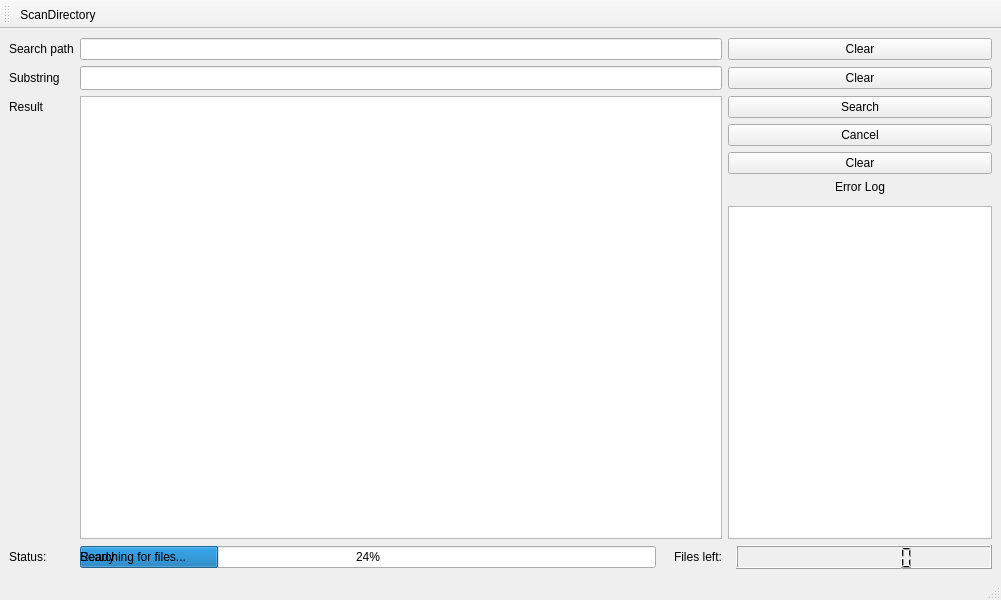
<?xml version="1.0" encoding="UTF-8"?>
<ui version="4.0">
 <class>main_window</class>
 <widget class="QMainWindow" name="main_window">
  <property name="geometry">
   <rect>
    <x>0</x>
    <y>0</y>
    <width>1001</width>
    <height>600</height>
   </rect>
  </property>
  <property name="sizePolicy">
   <sizepolicy hsizetype="Fixed" vsizetype="Fixed">
    <horstretch>0</horstretch>
    <verstretch>0</verstretch>
   </sizepolicy>
  </property>
  <property name="minimumSize">
   <size>
    <width>0</width>
    <height>0</height>
   </size>
  </property>
  <property name="windowTitle">
   <string>Grep</string>
  </property>
  <widget class="QWidget" name="centralwidget">
   <layout class="QGridLayout" name="gridLayout">
    <item row="10" column="4" alignment="Qt::AlignRight">
     <widget class="QLabel" name="fleftLabel">
      <property name="text">
       <string>Files left:</string>
      </property>
     </widget>
    </item>
    <item row="10" column="5" alignment="Qt::AlignRight">
     <widget class="QLCDNumber" name="poolLoadN">
      <property name="minimumSize">
       <size>
        <width>256</width>
        <height>24</height>
       </size>
      </property>
      <property name="digitCount">
       <number>8</number>
      </property>
     </widget>
    </item>
    <item row="10" column="1">
     <widget class="QProgressBar" name="progressBar">
      <property name="value">
       <number>24</number>
      </property>
     </widget>
    </item>
    <item row="3" column="5">
     <widget class="QPushButton" name="cancelButton">
      <property name="text">
       <string>Cancel</string>
      </property>
     </widget>
    </item>
    <item row="1" column="0" alignment="Qt::AlignLeft">
     <widget class="QLabel" name="label_2">
      <property name="text">
       <string>Substring</string>
      </property>
     </widget>
    </item>
    <item row="5" column="5" alignment="Qt::AlignHCenter">
     <widget class="QLabel" name="label_3">
      <property name="text">
       <string>Error Log</string>
      </property>
     </widget>
    </item>
    <item row="1" column="5">
     <widget class="QPushButton" name="substringClearButton">
      <property name="text">
       <string>Clear</string>
      </property>
     </widget>
    </item>
    <item row="2" column="0" alignment="Qt::AlignLeft">
     <widget class="QLabel" name="label_6">
      <property name="text">
       <string>Result</string>
      </property>
     </widget>
    </item>
    <item row="10" column="1">
     <widget class="QLabel" name="readyLabel">
      <property name="text">
       <string>Ready</string>
      </property>
     </widget>
    </item>
    <item row="10" column="0" alignment="Qt::AlignLeft">
     <widget class="QLabel" name="statusLabel">
      <property name="text">
       <string>Status:</string>
      </property>
     </widget>
    </item>
    <item row="0" column="1" colspan="4">
     <widget class="QLineEdit" name="searchlineEdit"/>
    </item>
    <item row="1" column="1" colspan="4">
     <widget class="QLineEdit" name="substringLineEdit">
      <property name="minimumSize">
       <size>
        <width>642</width>
        <height>24</height>
       </size>
      </property>
     </widget>
    </item>
    <item row="2" column="1" rowspan="6" colspan="4">
     <widget class="QTextBrowser" name="resultTextBrowser"/>
    </item>
    <item row="0" column="5">
     <widget class="QPushButton" name="searchClearButton">
      <property name="text">
       <string>Clear</string>
      </property>
     </widget>
    </item>
    <item row="2" column="5">
     <widget class="QPushButton" name="searchButton">
      <property name="text">
       <string>Search</string>
      </property>
     </widget>
    </item>
    <item row="0" column="0" alignment="Qt::AlignLeft">
     <widget class="QLabel" name="label">
      <property name="text">
       <string>Search path</string>
      </property>
     </widget>
    </item>
    <item row="4" column="5">
     <widget class="QPushButton" name="resultClearButton">
      <property name="text">
       <string>Clear</string>
      </property>
     </widget>
    </item>
    <item row="10" column="1">
     <widget class="QLabel" name="searchLabel">
      <property name="maximumSize">
       <size>
        <width>120</width>
        <height>16777215</height>
       </size>
      </property>
      <property name="text">
       <string>Searching for files...</string>
      </property>
     </widget>
    </item>
    <item row="7" column="5">
     <widget class="QTextBrowser" name="logTextBrowser">
      <property name="sizePolicy">
       <sizepolicy hsizetype="Expanding" vsizetype="Expanding">
        <horstretch>0</horstretch>
        <verstretch>0</verstretch>
       </sizepolicy>
      </property>
      <property name="minimumSize">
       <size>
        <width>256</width>
        <height>313</height>
       </size>
      </property>
     </widget>
    </item>
   </layout>
   <zorder>label_2</zorder>
   <zorder>searchButton</zorder>
   <zorder>substringClearButton</zorder>
   <zorder>fleftLabel</zorder>
   <zorder>resultClearButton</zorder>
   <zorder>label_6</zorder>
   <zorder>cancelButton</zorder>
   <zorder>statusLabel</zorder>
   <zorder>progressBar</zorder>
   <zorder>searchClearButton</zorder>
   <zorder>poolLoadN</zorder>
   <zorder>label</zorder>
   <zorder>readyLabel</zorder>
   <zorder>substringLineEdit</zorder>
   <zorder>searchlineEdit</zorder>
   <zorder>label_3</zorder>
   <zorder>resultTextBrowser</zorder>
   <zorder>searchLabel</zorder>
   <zorder>logTextBrowser</zorder>
  </widget>
  <widget class="QMenuBar" name="menubar">
   <property name="geometry">
    <rect>
     <x>0</x>
     <y>0</y>
     <width>1001</width>
     <height>20</height>
    </rect>
   </property>
  </widget>
  <widget class="QStatusBar" name="statusbar"/>
  <widget class="QToolBar" name="toolBar">
   <property name="windowTitle">
    <string>toolBar</string>
   </property>
   <attribute name="toolBarArea">
    <enum>TopToolBarArea</enum>
   </attribute>
   <attribute name="toolBarBreak">
    <bool>false</bool>
   </attribute>
   <addaction name="actionScanDirectory"/>
  </widget>
  <action name="actionScanDirectory">
   <property name="text">
    <string>ScanDirectory</string>
   </property>
  </action>
 </widget>
 <resources/>
 <connections/>
</ui>
